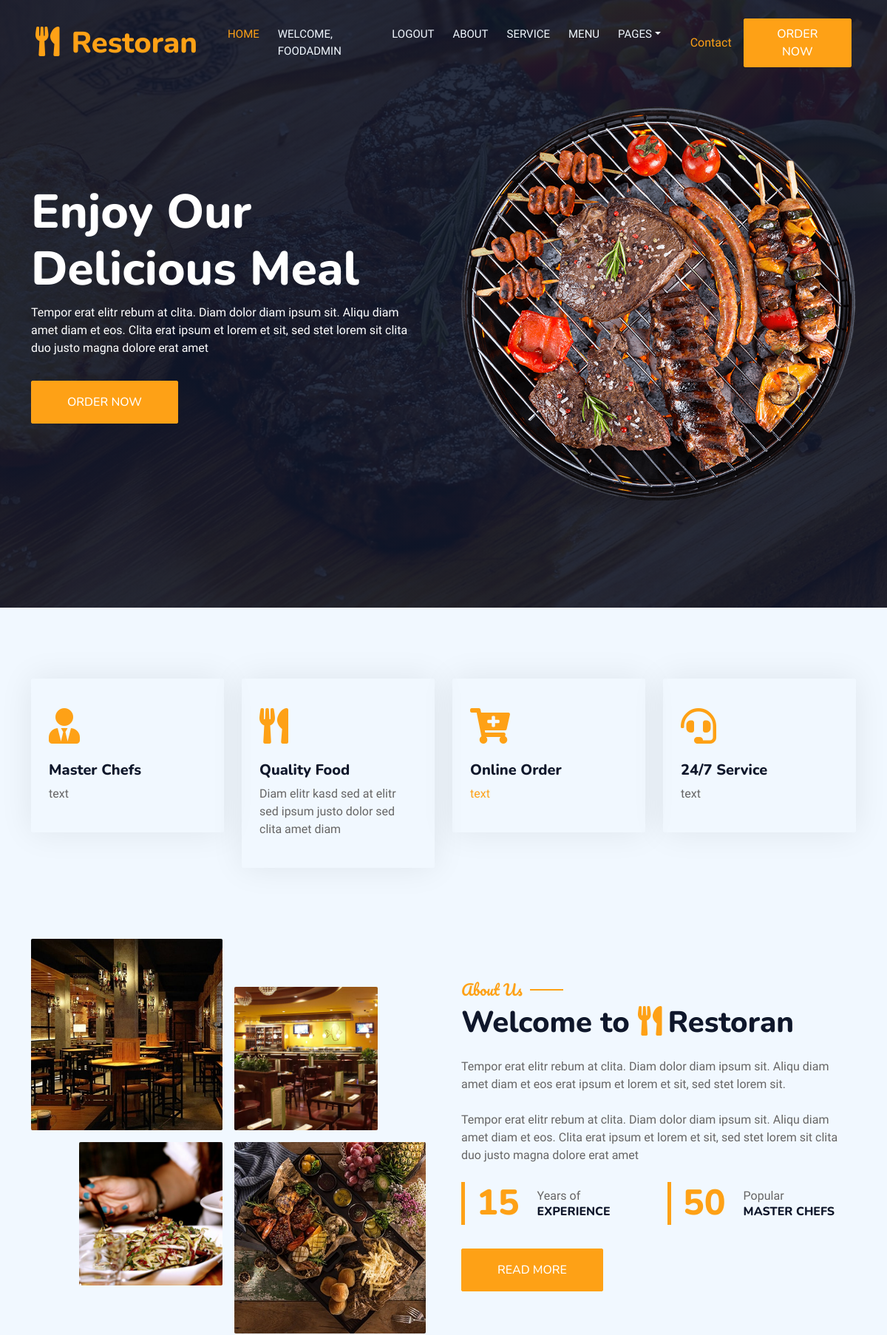
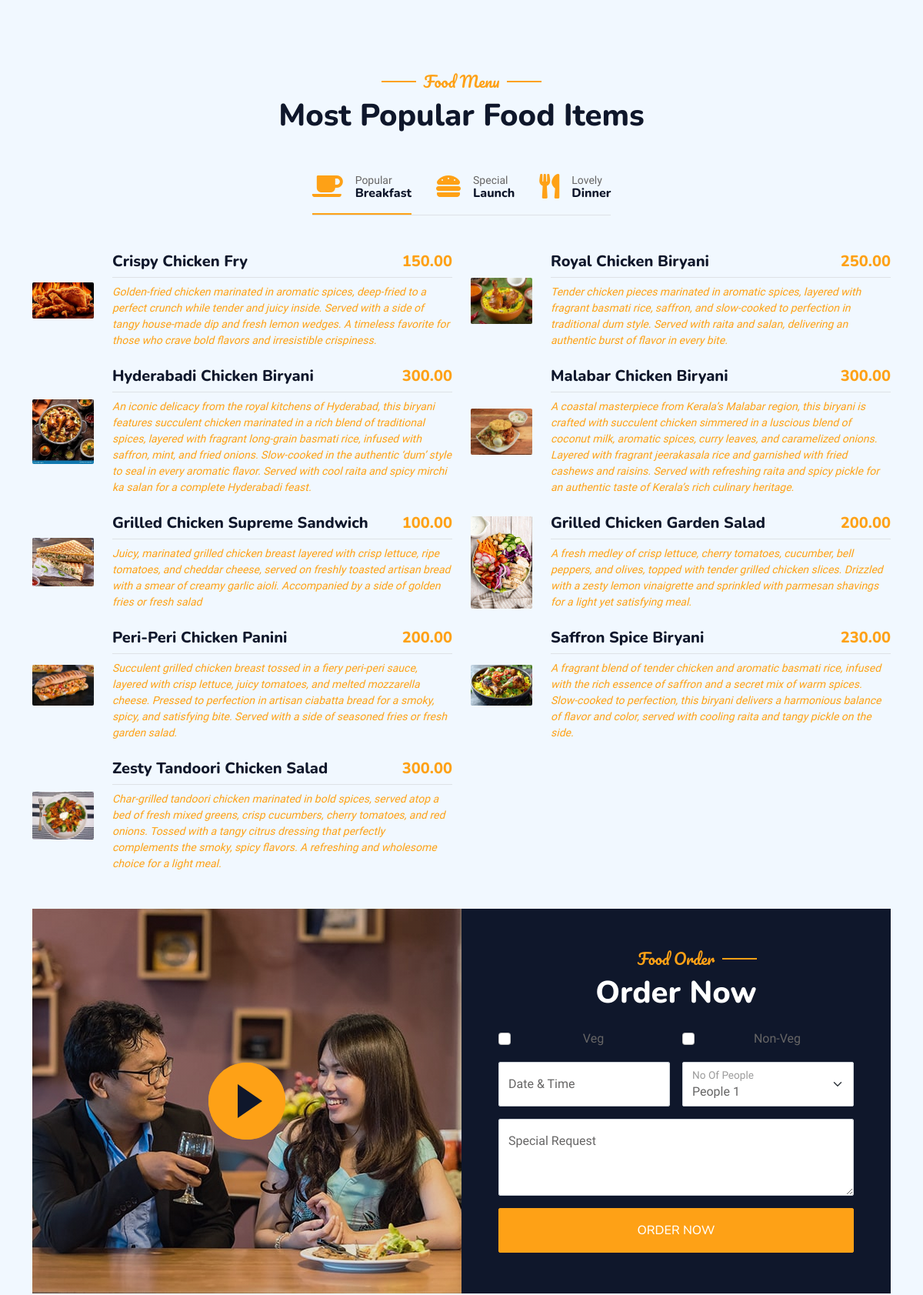
The app's page / (signed in, upper part) with its own data (2 pictures, top to bottom).
### myapp/models.py (models this page shows, shortened)
class MenuItem (models.Model):
    restaurant=models.ForeignKey(Restaurant,on_delete=models.CASCADE,related_name='menu_items')
    Dishname =models.CharField(max_length=255)
    Description=models.TextField()
    price = models.DecimalField(max_digits=8, decimal_places=2)
    image=models.ImageField(upload_to='dishimage')
    category=models.CharField(max_length=100)
    rating=models.FloatField(default=0.0)

### myapp/views.py (the view)
# urls.py: path('', views.index, name='index'),
def index(request):
    data=MenuItem.objects.all()[:10]
    return render(request,'index.html',{'data':data})

### templates/index.html (shortened to what this page needs)
<!DOCTYPE html>
<html lang="en">
{% load static %}
<head>
    <link href="https://cdnjs.cloudflare.com/ajax/libs/font-awesome/5.10.0/css/all.min.css" rel="stylesheet">
    <link href="https://cdn.jsdelivr.net/npm/bootstrap-icons@1.4.1/font/bootstrap-icons.css" rel="stylesheet">
    <link href="{% static 'lib/animate/animate.min.css' %}" rel="stylesheet">
    <link href="{% static 'lib/owlcarousel/assets/owl.carousel.min.css' %}" rel="stylesheet">
    <link href="{% static 'lib/tempusdominus/css/tempusdominus-bootstrap-4.min.css' %}" rel="stylesheet" />
    <link href="{% static 'css/bootstrap.min.css' %}" rel="stylesheet">
    <link href="{% static 'css/style.css' %}" rel="stylesheet">
</head>
<body>
    <div class="container-xxl bg-white p-0">
        <div class="container-xxl position-relative p-0">
            <nav class="navbar navbar-expand-lg navbar-dark bg-dark px-4 px-lg-5 py-3 py-lg-0">
                <a href="" class="navbar-brand p-0">
                    <h1 class="text-primary m-0"><i class="fa fa-utensils me-3"></i>Restoran</h1>
                </a>
                <div class="collapse navbar-collapse" id="navbarCollapse">
                    <div class="navbar-nav ms-auto py-0 pe-4">
                        <a href="{% url 'index' %}" class="nav-item nav-link {% if request.path == '/' %}active{% endif %}">Home</a>
                        {% if user.is_authenticated %}
                            <a href="#" class="nav-item nav-link">Welcome, {{ user.username }}</a>
                            <a href="{% url 'logout' %}" class="nav-item nav-link">Logout</a>
                        {% else %}
                            <a href="{% url 'login' %}" class="nav-item nav-link">Login</a>
                        {% endif %}
                        <a href="{% url 'about' %}" class="nav-item nav-link">About</a>
                        <a href="{% url 'service' %}" class="nav-item nav-link">Service</a>
                        <a href="{% url 'menu' %}" class="nav-item nav-link">Menu</a>
                            <a href="#" class="nav-link dropdown-toggle" data-bs-toggle="dropdown">Pages</a>
                        </div>
                         <a href="{% url 'contact' %}" class="nav-item nav-link">Contact</a>
                    </div>
                    <a href="{% url 'menu' %}" class="btn btn-primary py-2 px-4">Order Now</a>
                </div>
            <div class="container-xxl py-5 bg-dark hero-header mb-5">
                <div class="container my-5 py-5">
                    <div class="row align-items-center g-5">
                        <div class="col-lg-6 text-center text-lg-start">
                            <h1 class="display-3 text-white animated slideInLeft">Enjoy Our<br>Delicious Meal</h1>
                            <p class="text-white animated slideInLeft mb-4 pb-2">Tempor erat elitr rebum at clita. Diam dolor diam ipsum sit. Aliqu diam amet diam et eos. Clita erat ipsum et lorem et sit, sed stet lorem sit clita duo justo magna dolore erat amet</p>
                            <a href="{% url 'menu' %}" class="btn btn-primary py-sm-3 px-sm-5 me-3 animated slideInLeft">Order Now</a>
                        </div>
                        <div class="col-lg-6 text-center text-lg-end overflow-hidden">
                            <img class="img-fluid" src="{% static 'img/hero.png' %}" alt="Delicious Meal">
                        </div>
                    </div>
                </div>
            </div>
        </div>
        <div class="container-xxl py-5">
            <div class="container">
                <div class="row g-4">
                    <div class="col-lg-3 col-sm-6 wow fadeInUp" data-wow-delay="0.1s">
                        <div class="service-item rounded pt-3">
                            <div class="p-4">
                                <i class="fa fa-3x fa-user-tie text-primary mb-4"></i>
                                <h5>Master Chefs</h5>
                                <p>text</p>
                            </div>
                        </div>
                    </div>
                    <div class="col-lg-3 col-sm-6 wow fadeInUp" data-wow-delay="0.3s">
                        <div class="service-item rounded pt-3">
                            <div class="p-4">
                                <i class="fa fa-3x fa-utensils text-primary mb-4"></i>
                                <h5>Quality Food</h5>
                                <p>Diam elitr kasd sed at elitr sed ipsum justo dolor sed clita amet diam</p>
                            </div>
                        </div>
                    </div>
                    <div class="col-lg-3 col-sm-6 wow fadeInUp" data-wow-delay="0.5s">
                        <a href="#menu">
                        <div class="service-item rounded pt-3">
                            <div class="p-4">
                                <i class="fa fa-3x fa-cart-plus text-primary mb-4"></i>
                                <h5>Online Order</h5>
                                <p>text</p>
                            </div>
                        </div>
                        </a>
                    </div>
                    <div class="col-lg-3 col-sm-6 wow fadeInUp" data-wow-delay="0.7s">
                        <div class="service-item rounded pt-3">
                            <div class="p-4">
                                <i class="fa fa-3x fa-headset text-primary mb-4"></i>
                                <h5>24/7 Service</h5>
                                <p>text</p>
                            </div>
                        </div>
                    </div>
                </div>
            </div>
        </div>
        <div class="container-xxl py-5">
            <div class="container">
                <div class="row g-5 align-items-center">
                    <div class="col-lg-6">
                        <div class="row g-3">
                            <div class="col-6 text-start">
                                <img class="img-fluid rounded w-100 wow zoomIn" data-wow-delay="0.1s" src="{% static 'img/about-1.jpg' %}" alt="Chef preparing dish">
                            </div>
                            <div class="col-6 text-start">
                                <img class="img-fluid rounded w-75 wow zoomIn" data-wow-delay="0.3s" src="{% static 'img/about-2.jpg'%}" style="margin-top: 25%;">
                            </div>
                            <div class="col-6 text-end">
                                <img class="img-fluid rounded w-75 wow zoomIn" data-wow-delay="0.5s" src="{% static 'img/about-3.jpg'%}">
                            </div>
                            <div class="col-6 text-end">
                                <img class="img-fluid rounded w-100 wow zoomIn" data-wow-delay="0.7s" src="{% static 'img/about-4.jpg'%}">
                            </div>
                        </div>
                    </div>
                    <div class="col-lg-6">
                        <h5 class="section-title ff-secondary text-start text-primary fw-normal">About Us</h5>
                        <h1 class="mb-4">Welcome to <i class="fa fa-utensils text-primary me-2"></i>Restoran</h1>
                        <p class="mb-4">Tempor erat elitr rebum at clita. Diam dolor diam ipsum sit. Aliqu diam amet diam et eos erat ipsum et lorem et sit, sed stet lorem sit.</p>
                        <p class="mb-4">Tempor erat elitr rebum at clita. Diam dolor diam ipsum sit. Aliqu diam amet diam et eos. Clita erat ipsum et lorem et sit, sed stet lorem sit clita duo justo magna dolore erat amet</p>
                        <div class="row g-4 mb-4">
                            <div class="col-sm-6">
                                <div class="d-flex align-items-center border-start border-5 border-primary px-3">
                                    <h1 class="flex-shrink-0 display-5 text-primary mb-0" data-toggle="counter-up">15</h1>
                                    <div class="ps-4">
                                        <p class="mb-0">Years of</p>
                                        <h6 class="text-uppercase mb-0">Experience</h6>
                                    </div>
                                </div>
                            </div>
                            <div class="col-sm-6">
                                <div class="d-flex align-items-center border-start border-5 border-primary px-3">
                                    <h1 class="flex-shrink-0 display-5 text-primary mb-0" data-toggle="counter-up">50</h1>
                                    <div class="ps-4">
                                        <p class="mb-0">Popular</p>
                                        <h6 class="text-uppercase mb-0">Master Chefs</h6>
                                    </div>
                                </div>
                            </div>
                        </div>
                        <a class="btn btn-primary py-3 px-5 mt-2" href="">Read More</a>
                    </div>
                </div>
            </div>
        </div>
        <div class="container-xxl py-5" id="menu">
            <div class="container">
                <div class="text-center wow fadeInUp" data-wow-delay="0.1s">
                    <h5 class="section-title ff-secondary text-center text-primary fw-normal">Food Menu</h5>
                    <h1 class="mb-5">Most Popular Food Items</h1>
                </div>
                <div class="tab-class text-center wow fadeInUp" data-wow-delay="0.1s">
                    <ul class="nav nav-pills d-inline-flex justify-content-center border-bottom mb-5">
                        <li class="nav-item">
                            <a class="d-flex align-items-center text-start mx-3 ms-0 pb-3 active" data-bs-toggle="pill" href="#tab-1">
                                <i class="fa fa-coffee fa-2x text-primary"></i>
                                <div class="ps-3">
                                    <small class="text-body">Popular</small>
                                    <h6 class="mt-n1 mb-0">Breakfast</h6>
                                </div>
                            </a>
                        </li>
                        <li class="nav-item">
                            <a class="d-flex align-items-center text-start mx-3 pb-3" data-bs-toggle="pill" href="#tab-2">
                                <i class="fa fa-hamburger fa-2x text-primary"></i>
                                <div class="ps-3">
                                    <small class="text-body">Special</small>
                                    <h6 class="mt-n1 mb-0">Launch</h6>
                                </div>
                            </a>
                        </li>
                        <li class="nav-item">
                            <a class="d-flex align-items-center text-start mx-3 me-0 pb-3" data-bs-toggle="pill" href="#tab-3">
                                <i class="fa fa-utensils fa-2x text-primary"></i>
                                <div class="ps-3">
                                    <small class="text-body">Lovely</small>
                                    <h6 class="mt-n1 mb-0">Dinner</h6>
                                </div>
                            </a>
                        </li>
                    </ul>
                    <div class="tab-content">
                        <div id="tab-1" class="tab-pane fade show p-0 active">
                            <div class="row g-4">
                               {% for i in data %}
                                    <div class="col-lg-6">
                                         <a href="{% url 'login' %}">
                                    <div class="d-flex align-items-center">
                                        <img class="flex-shrink-0 img-fluid rounded" src="{{i.image.url}}" alt="" style="width: 80px;">
                                        <div class="w-100 d-flex flex-column text-start ps-4">
                                            <h5 class="d-flex justify-content-between border-bottom pb-2">
                                                <span>{{i.Dishname}}</span>
                                                <span class="text-primary">{{i.price}}</span>
                                            </h5>
                                            <small class="fst-italic">{{i.Description}}</small>
                                        </div>
                                    </div>
                                    </a>
                                </div>
                               {% endfor %}
                            </div>
                        </div>
        <div class="container-xxl py-5 px-0 wow fadeInUp" data-wow-delay="0.1s">
            <div class="row g-0">
                <div class="col-md-6">
                    <div class="video">
                        <button type="button" class="btn-play" data-bs-toggle="modal" data-src="https://www.youtube.com/embed/DWRcNpR6Kdc" data-bs-target="#videoModal">
                            <span></span>
                        </button>
                    </div>
                </div>
                <div class="col-md-6 bg-dark d-flex align-items-center">
                    <div class="p-5 wow fadeInUp" data-wow-delay="0.2s">
                        <h5 class="section-title ff-secondary text-start text-primary fw-normal">Food Order</h5>
                        <h1 class="text-white mb-4">Order Now</h1>
                        <form>
                            <div class="row g-3">
                                <div class="col-md-6">
                                    <div class="form-check">
                                        <input class="form-check-input" type="checkbox" id="Veg">
                                        <label class="form-check-label"for="Veg">Veg</label>
                                    </div>
                                </div>
                                <div class="col-md-6">
                                    <div class="form-check">
                                        <input class=form-check-input type="checkbox"id="Non-Veg">
                                        <label class="form-check-label"for="Non-Veg">Non-Veg</label>
                                    </div>
                                </div>
                                <div class="col-md-6">
                                    <div class="form-floating date" id="date3" data-target-input="nearest">
                                        <input type="text" class="form-control datetimepicker-input" id="datetime" placeholder="Date & Time" data-target="#date3" data-toggle="datetimepicker" />
                                        <label for="datetime">Date & Time</label>
                                    </div>
                                </div>
                                <div class="col-md-6">
                                    <div class="form-floating">
                                        <select class="form-select" id="select1">
                                          <option value="1">People 1</option>
                                        </select>
                                        <label for="select1">No Of People</label>
                                      </div>
                                </div>
                                <div class="col-12">
                                    <div class="form-floating">
                                        <textarea class="form-control" placeholder="Special Request" id="message" style="height: 100px"></textarea>
                                        <label for="message">Special Request</label>
                                    </div>
                                </div>
                                <div class="col-12">
                                    <button class="btn btn-primary w-100 py-3" type="submit">Order Now</button>
                                </div>
                            </div>
                        </form>
                    </div>
                </div>
            </div>
        </div>
    </div>
</body>
</html>

### records on screen
MenuItem: image (picture), Dishname "Crispy Chicken Fry", price "150.00", Description "Golden-fried chicken marinated in aromatic spices, deep-fried to a perfect crunch while tender and juicy inside. Served with a side of tangy house-made dip and fresh lemon wedges. A timeless favorite for those who crave bold flavors and irresistible crispiness."
MenuItem: image (picture), Dishname "Royal Chicken Biryani", price "250.00", Description "Tender chicken pieces marinated in aromatic spices, layered with fragrant basmati rice, saffron, and slow-cooked to perfection in traditional dum style. Served with raita and salan, delivering an authentic burst of flavor in every bite."
MenuItem: image (picture), Dishname "Hyderabadi Chicken Biryani", price "300.00", Description "An iconic delicacy from the royal kitchens of Hyderabad, this biryani features succulent chicken marinated in a rich blend of traditional spices, layered with fragrant long-grain basmati rice, infused with saffron, mint, and fried onions. Slow-cooked in the authentic ‘dum’ style to seal in every aromatic flavor. Served with cool raita and spicy mirchi ka salan for a complete Hyderabadi feast."
MenuItem: image (picture), Dishname "Malabar Chicken Biryani", price "300.00", Description "A coastal masterpiece from Kerala’s Malabar region, this biryani is crafted with succulent chicken simmered in a luscious blend of coconut milk, aromatic spices, curry leaves, and caramelized onions. Layered with fragrant jeerakasala rice and garnished with fried cashews and raisins. Served with refreshing raita and spicy pickle for an authentic taste of Kerala’s rich culinary heritage."
MenuItem: image (picture), Dishname "Grilled Chicken Supreme Sandwich", price "100.00", Description "Juicy, marinated grilled chicken breast layered with crisp lettuce, ripe tomatoes, and cheddar cheese, served on freshly toasted artisan bread with a smear of creamy garlic aioli. Accompanied by a side of golden fries or fresh salad"
MenuItem: image (picture), Dishname "Grilled Chicken Garden Salad", price "200.00", Description "A fresh medley of crisp lettuce, cherry tomatoes, cucumber, bell peppers, and olives, topped with tender grilled chicken slices. Drizzled with a zesty lemon vinaigrette and sprinkled with parmesan shavings for a light yet satisfying meal."
MenuItem: image (picture), Dishname "Peri-Peri Chicken Panini", price "200.00", Description "Succulent grilled chicken breast tossed in a fiery peri-peri sauce, layered with crisp lettuce, juicy tomatoes, and melted mozzarella cheese. Pressed to perfection in artisan ciabatta bread for a smoky, spicy, and satisfying bite. Served with a side of seasoned fries or fresh garden salad."
MenuItem: image (picture), Dishname "Saffron Spice Biryani", price "230.00", Description "A fragrant blend of tender chicken and aromatic basmati rice, infused with the rich essence of saffron and a secret mix of warm spices. Slow-cooked to perfection, this biryani delivers a harmonious balance of flavor and color, served with cooling raita and tangy pickle on the side."
MenuItem: image (picture), Dishname "Zesty Tandoori Chicken Salad", price "300.00", Description "Char-grilled tandoori chicken marinated in bold spices, served atop a bed of fresh mixed greens, crisp cucumbers, cherry tomatoes, and red onions. Tossed with a tangy citrus dressing that perfectly complements the smoky, spicy flavors. A refreshing and wholesome choice for a light meal."

### other values on screen
{{ user.username }} "FOODADMIN"
